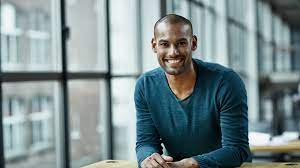
#> input picture input_pictures/input_person.png, 300 x 168 px
$ python GrabCutAlg.py
#> lines starting #> are read from the running program, lines starting #| are printed output that depends on the picture
import cv2 as cv
import numpy as np
from matplotlib import pyplot as plt

img = cv.imread("../input_pictures/input_person.png")
#> img is the input picture: shape (168, 300, 3); mean B, G, R 142.8, 140.8, 124.3
mask = np.zeros(img.shape[:2], np.uint8)

bgdModel = np.zeros((1, 65), np.float64)
fgdModel = np.zeros((1, 65), np.float64)

rect = (140, 10, 110, 150)  # x,y,w,h
cv.grabCut(img, mask, rect, bgdModel, fgdModel, 5, cv.GC_INIT_WITH_RECT)

mask2 = np.where((mask == 2) | (mask == 0), 0, 1).astype('uint8')

img = img * mask2[:, :, np.newaxis]
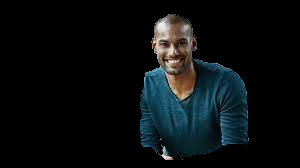
#> img: shape (168, 300, 3); mean B, G, R 15.6, 14.3, 9.8
plt.imshow(img), plt.show()
cv.imwrite("result.png", img)


# [31 lines of commented-out code are left out]

$ run again, with input_pictures/input_agac.png copied over input_pictures/input_person.png
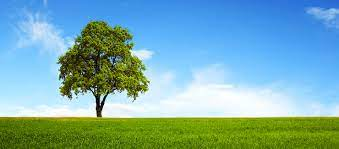
#> input picture input_pictures/input_agac.png, 339 x 149 px
#> img is the input picture: shape (149, 339, 3); mean B, G, R 174.2, 171.9, 122.2
#> `img = img * mask2[:, :, np.newaxis]`:
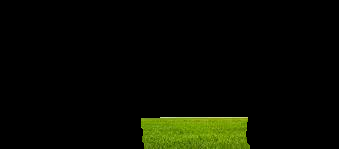
#> img: shape (149, 339, 3); mean B, G, R 0.9, 9.8, 7.3

$ run again, with input_pictures/input_agacyasi.png copied over input_pictures/input_person.png
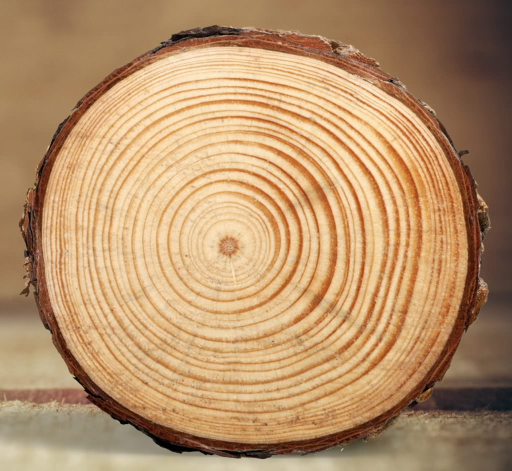
#> input picture input_pictures/input_agacyasi.png, 1024 x 941 px (shown at 1/2 size)
#> img is the input picture: shape (941, 1024, 3); mean B, G, R 106.8, 146.7, 184.1
#> `img = img * mask2[:, :, np.newaxis]`:
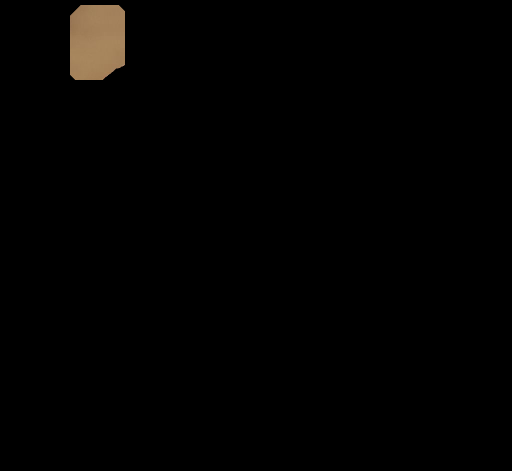
#> img: shape (941, 1024, 3) (shown at 1/2 size); mean B, G, R 1.5, 2.1, 2.6
